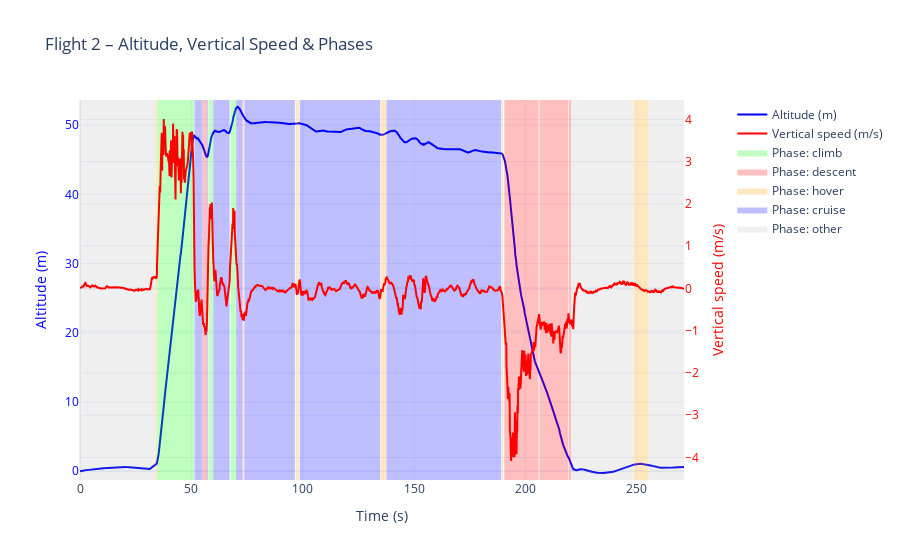

Here is the notebook cell this chart was saved with:
### Markdown cell above
### Visualize different phase of flight with Line graph

### Code cell
# ------------------ Select one flight ------------------
flight_id = 2
d = df[df["flight"] == flight_id].copy()

# ------------------ Define colors for phases ------------------
phase_colors = {
    "climb":   "rgba(0,255,0,0.25)",      # light green
    "descent": "rgba(255,0,0,0.25)",      # light red
    "hover":   "rgba(255,165,0,0.25)",    # light orange
    "cruise":  "rgba(0,0,255,0.25)",      # light blue
    "other":   "rgba(150,150,150,0.15)"   # light gray
}

# ------------------ Build customdata for hover ------------------
# customdata[:, 0] = altitude
# customdata[:, 1] = vertical speed
# customdata[:, 2] = horizontal speed
# customdata[:, 3] = phase
customdata = np.stack((
    d["altitude_measured"],
    d["vertical_speed_smooth"],
    d["horizontal_speed_smooth"],
    d["phase"]
), axis=-1)

# ------------------ Compute altitude range ------------------
y_min = d["altitude_measured"].min() - 1
y_max = d["altitude_measured"].max() + 1

fig = go.Figure()

# ------------------ 1) Add Altitude (left axis) ------------------
fig.add_trace(go.Scatter(
    x=d["time"],
    y=d["altitude_measured"],
    mode="lines",
    line=dict(width=2, color="blue"),
    name="Altitude (m)",
    customdata=customdata,
    hovertemplate=(
        "Time: %{x:.2f} s<br>"
        "Altitude: %{customdata[0]:.2f} m<br>"
        "Vertical speed: %{customdata[1]:.2f} m/s<br>"
        "Horizontal speed: %{customdata[2]:.2f} m/s<br>"
        "Phase: %{customdata[3]}<extra></extra>"
    )
))

# ------------------ 2) Add Vertical Speed (right axis) ------------------
fig.add_trace(go.Scatter(
    x=d["time"],
    y=d["vertical_speed_smooth"],
    mode="lines",
    line=dict(width=2, color="red"),
    name="Vertical speed (m/s)",
    yaxis="y2",
    customdata=customdata,
    hovertemplate=(
        "Time: %{x:.2f} s<br>"
        "Altitude: %{customdata[0]:.2f} m<br>"
        "Vertical speed: %{customdata[1]:.2f} m/s<br>"
        "Horizontal speed: %{customdata[2]:.2f} m/s<br>"
        "Phase: %{customdata[3]}<extra></extra>"
    )
))

# ------------------ 3) Add Phase Bands as Filled Traces ------------------
for phase, color in phase_colors.items():
    df_phase = d[d["phase"] == phase]
    if df_phase.empty:
        continue

    x_band = []
    y_band = []
    prev_idx = None
    start_t = None

    for idx, row in df_phase.iterrows():
        t = row["time"]
        if (prev_idx is None) or (idx != prev_idx + 1):
            if start_t is not None:
                # close previous rectangle
                x_band += [start_t, end_t, end_t, start_t, start_t, None]
                y_band += [y_min, y_min, y_max, y_max, y_min, None]
            start_t = t
        end_t = t
        prev_idx = idx

    # close last segment
    if start_t is not None:
        x_band += [start_t, end_t, end_t, start_t, start_t, None]
        y_band += [y_min, y_min, y_max, y_max, y_min, None]

    fig.add_trace(go.Scatter(
        x=x_band,
        y=y_band,
        mode="lines",
        fill="toself",
        fillcolor=color,
        line=dict(width=0),
        name=f"Phase: {phase}",
        hoverinfo="skip",  # don't show tooltip for background
        showlegend=True
    ))

# ------------------ 4) Layout ------------------
fig.update_layout(
    title=f"Flight {flight_id} – Altitude, Vertical Speed & Phases",
    xaxis=dict(title="Time (s)"),

    # Left Y-axis
    yaxis=dict(
        title=dict(text="Altitude (m)", font=dict(color="blue")),
        tickfont=dict(color="blue"),
        range=[y_min, y_max]
    ),

    # Right Y-axis
    yaxis2=dict(
        title=dict(text="Vertical speed (m/s)", font=dict(color="red")),
        tickfont=dict(color="red"),
        overlaying="y",
        side="right"
    ),

    template="plotly_white",
    legend=dict(x=1, y=1)
)
fig.update_layout(
    legend=dict(
        x=1.08,
        y=1,
        bgcolor="rgba(255,255,255,0.7)"
    ),
    margin=dict(r=120)
)


fig.show()

### Figure 1 — Plotly figure (JSON) as saved in the notebook; plotly's stock layout.template omitted (floating-point values rounded to 4 significant figures; data arrays with more than 128 entries replaced by an {"elided": "..."} marker saying what was removed)
{"data": [{"customdata": {"elided": "1809x4 mixed values"}, "hovertemplate": "Time: %{x:.2f} s<br>Altitude: %{customdata[0]:.2f} m<br>Vertical speed: %{customdata[1]:.2f} m/s<br>Horizontal speed: %{customdata[2]:.2f} m/s<br>Phase: %{customdata[3]}<extra></extra>", "line": {"color": "blue", "width": 2}, "mode": "lines", "name": "Altitude (m)", "type": "scatter", "x": {"elided": "1809 float values"}, "y": {"elided": "1809 float values"}}, {"customdata": {"elided": "1809x4 mixed values"}, "hovertemplate": "Time: %{x:.2f} s<br>Altitude: %{customdata[0]:.2f} m<br>Vertical speed: %{customdata[1]:.2f} m/s<br>Horizontal speed: %{customdata[2]:.2f} m/s<br>Phase: %{customdata[3]}<extra></extra>", "line": {"color": "red", "width": 2}, "mode": "lines", "name": "Vertical speed (m/s)", "type": "scatter", "x": {"elided": "1809 float values"}, "y": {"elided": "1809 float values"}, "yaxis": "y2"}, {"fill": "toself", "fillcolor": "rgba(0,255,0,0.25)", "hoverinfo": "skip", "line": {"width": 0}, "mode": "lines", "name": "Phase: climb", "showlegend": true, "type": "scatter", "x": [34.7, 51.2, 51.2, 34.7, 34.7, null, 57.7, 59.7, 59.7, 57.7, 57.7, null, 67.6, 70, 70, 67.6, 67.6, null], "y": [-1.279, -1.279, 53.64, 53.64, -1.279, null, -1.279, -1.279, 53.64, 53.64, -1.279, null, -1.279, -1.279, 53.64, 53.64, -1.279, null]}, {"fill": "toself", "fillcolor": "rgba(255,0,0,0.25)", "hoverinfo": "skip", "line": {"width": 0}, "mode": "lines", "name": "Phase: descent", "showlegend": true, "type": "scatter", "x": [55.1, 57, 57, 55.1, 55.1, null, 73, 73.2, 73.2, 73, 73, null, 73.4, 73.6, 73.6, 73.4, 73.4, null, 190.5, 205.9, 205.9, 190.5, 190.5, null, 206.3, 219.1, 219.1, 206.3, 206.3, null, 219.4, 220.6, 220.6, 219.4, 219.4, null], "y": [-1.279, -1.279, 53.64, 53.64, -1.279, null, -1.279, -1.279, 53.64, 53.64, -1.279, null, -1.279, -1.279, 53.64, 53.64, -1.279, null, -1.279, -1.279, 53.64, 53.64, -1.279, null, -1.279, -1.279, 53.64, 53.64, -1.279, null, -1.279, -1.279, 53.64, 53.64, -1.279, null]}, {"fill": "toself", "fillcolor": "rgba(255,165,0,0.25)", "hoverinfo": "skip", "line": {"width": 0}, "mode": "lines", "name": "Phase: hover", "showlegend": true, "type": "scatter", "x": [33.8, 34.6, 34.6, 33.8, 33.8, null, 67.5, 67.5, 67.5, 67.5, 67.5, null, 97, 98.2, 98.2, 97, 97, null, 135.1, 137.4, 137.4, 135.1, 135.1, null, 189.5, 190, 190, 189.5, 189.5, null, 219.3, 219.3, 219.3, 219.3, 219.3, null, 248.5, 255.2, 255.2, 248.5, 248.5, null], "y": [-1.279, -1.279, 53.64, 53.64, -1.279, null, -1.279, -1.279, 53.64, 53.64, -1.279, null, -1.279, -1.279, 53.64, 53.64, -1.279, null, -1.279, -1.279, 53.64, 53.64, -1.279, null, -1.279, -1.279, 53.64, 53.64, -1.279, null, -1.279, -1.279, 53.64, 53.64, -1.279, null, -1.279, -1.279, 53.64, 53.64, -1.279, null]}, {"fill": "toself", "fillcolor": "rgba(0,0,255,0.25)", "hoverinfo": "skip", "line": {"width": 0}, "mode": "lines", "name": "Phase: cruise", "showlegend": true, "type": "scatter", "x": [51.4, 55, 55, 51.4, 51.4, null, 57.1, 57.5, 57.5, 57.1, 57.1, null, 59.81, 67.2, 67.2, 59.81, 59.81, null, 70.1, 72.9, 72.9, 70.1, 70.1, null, 73.31, 73.31, 73.31, 73.31, 73.31, null, 73.8, 96.5, 96.5, 73.8, 73.8, null, 98.7, 134.8, 134.8, 98.7, 98.7, null, 137.6, 189.1, 189.1, 137.6, 137.6, null, 190.3, 190.3, 190.3, 190.3, 190.3, null], "y": [-1.279, -1.279, 53.64, 53.64, -1.279, null, -1.279, -1.279, 53.64, 53.64, -1.279, null, -1.279, -1.279, 53.64, 53.64, -1.279, null, -1.279, -1.279, 53.64, 53.64, -1.279, null, -1.279, -1.279, 53.64, 53.64, -1.279, null, -1.279, -1.279, 53.64, 53.64, -1.279, null, -1.279, -1.279, 53.64, 53.64, -1.279, null, -1.279, -1.279, 53.64, 53.64, -1.279, null, -1.279, -1.279, 53.64, 53.64, -1.279, null]}, {"fill": "toself", "fillcolor": "rgba(150,150,150,0.15)", "hoverinfo": "skip", "line": {"width": 0}, "mode": "lines", "name": "Phase: other", "showlegend": true, "type": "scatter", "x": [0, 33.7, 33.7, 0, 0, null, 67.3, 67.3, 67.3, 67.3, 67.3, null, 96.7, 96.8, 96.8, 96.7, 96.7, null, 98.3, 98.51, 98.51, 98.3, 98.3, null, 135, 135, 135, 135, 135, null, 137.5, 137.5, 137.5, 137.5, 137.5, null, 189.2, 189.4, 189.4, 189.2, 189.2, null, 190.1, 190.1, 190.1, 190.1, 190.1, null, 206.1, 206.2, 206.2, 206.1, 206.1, null, 220.8, 248.3, 248.3, 220.8, 220.8, null, 255.3, 271.2, 271.2, 255.3, 255.3, null], "y": [-1.279, -1.279, 53.64, 53.64, -1.279, null, -1.279, -1.279, 53.64, 53.64, -1.279, null, -1.279, -1.279, 53.64, 53.64, -1.279, null, -1.279, -1.279, 53.64, 53.64, -1.279, null, -1.279, -1.279, 53.64, 53.64, -1.279, null, -1.279, -1.279, 53.64, 53.64, -1.279, null, -1.279, -1.279, 53.64, 53.64, -1.279, null, -1.279, -1.279, 53.64, 53.64, -1.279, null, -1.279, -1.279, 53.64, 53.64, -1.279, null, -1.279, -1.279, 53.64, 53.64, -1.279, null, -1.279, -1.279, 53.64, 53.64, -1.279, null]}], "layout": {"legend": {"bgcolor": "rgba(255,255,255,0.7)", "x": 1.08, "y": 1}, "margin": {"r": 120}, "title": {"text": "Flight 2 – Altitude, Vertical Speed & Phases"}, "xaxis": {"title": {"text": "Time (s)"}}, "yaxis": {"range": [-1.279, 53.64], "tickfont": {"color": "blue"}, "title": {"font": {"color": "blue"}, "text": "Altitude (m)"}}, "yaxis2": {"overlaying": "y", "side": "right", "tickfont": {"color": "red"}, "title": {"font": {"color": "red"}, "text": "Vertical speed (m/s)"}}}}
